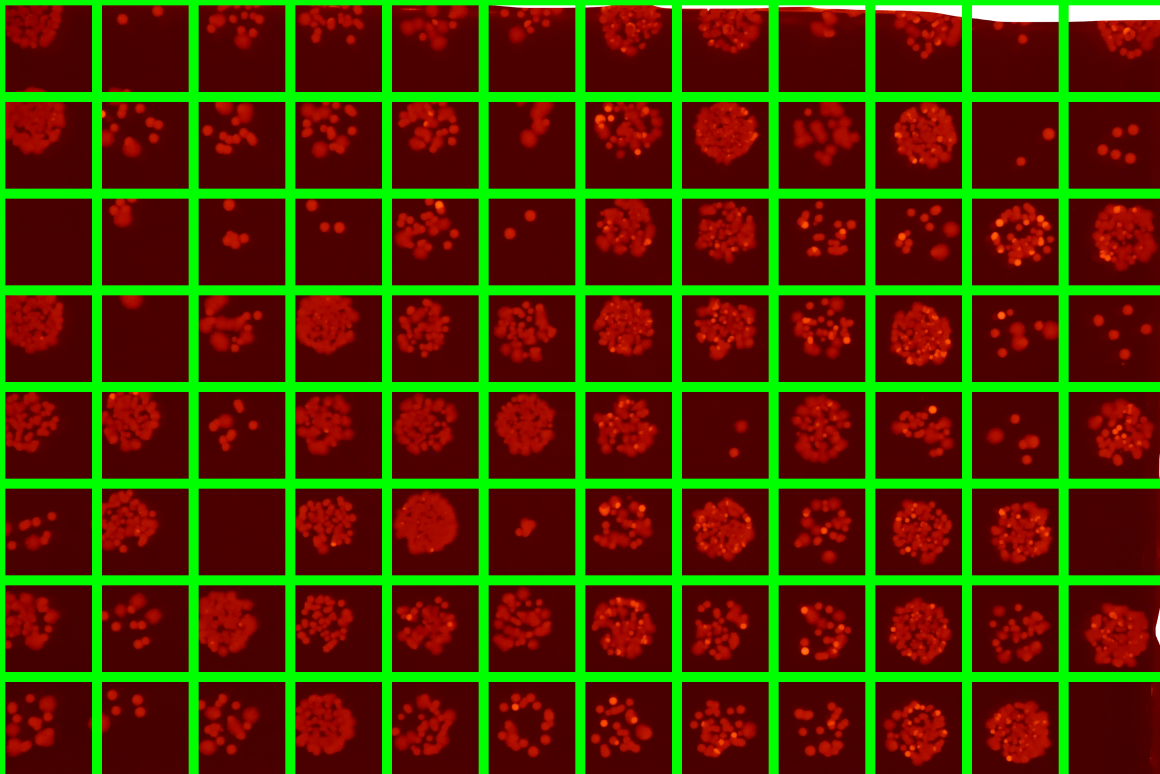
#> input picture MainBacteria-master/LCM+CSZD1.png, 3480 x 2320 px (shown at 1/3 size)
$ python PointExtractorAndSorter.py
#> lines starting #> are read from the running program, lines starting #| are printed output that depends on the picture
from PIL import Image
height = 2320
width = 3480
widthIterator = 12
heightIterator = 8
pointList = []
for x in range(0,width+1,int(width/widthIterator)):
   for y in range(0,height+1,int(height/heightIterator)):
      pointList = pointList + [x,y]
data = pointList
recList = []
chunks = [data[x:x+2] for x in range(0, len(data), 2)]
for i in range(len(chunks)-10):

   recList = recList + [(chunks[i],chunks[i+10])]

print(recList)


slices = chunks
im = Image.open("LCM+CSZD1.png")
#> im is the input picture: PIL image 3480x2320 RGBA; mean R, G, B, A 77.1, 49.6, 0, 253.8
rgb_im = im.convert('RGB')
pixels = []

count = 0
img = Image.new('RGB', (4000, 4000), color = (73, 109, 137))
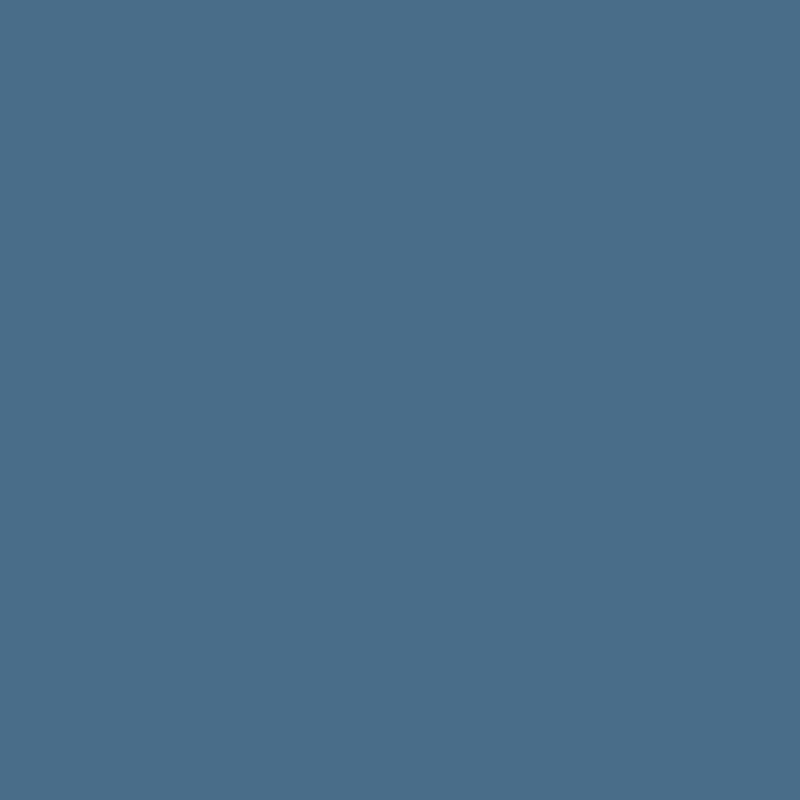
#> img: PIL image 4000x4000 RGB (shown at 1/5 size); mean R, G, B 73, 109, 137
for listt in recList:
   if count == 1:
      break
   count += 1
   for x in range(0,290):
      for y in range(0,290):
          r, g, b = rgb_im.getpixel((x, y))
          pixels = pixels + [(r,g,b)]
          img.putpixel( (x, y), (r,g,b))
#> after the loop, count = 1; pixels = 84100 items


#img.save("test_single.png")
img.show()
